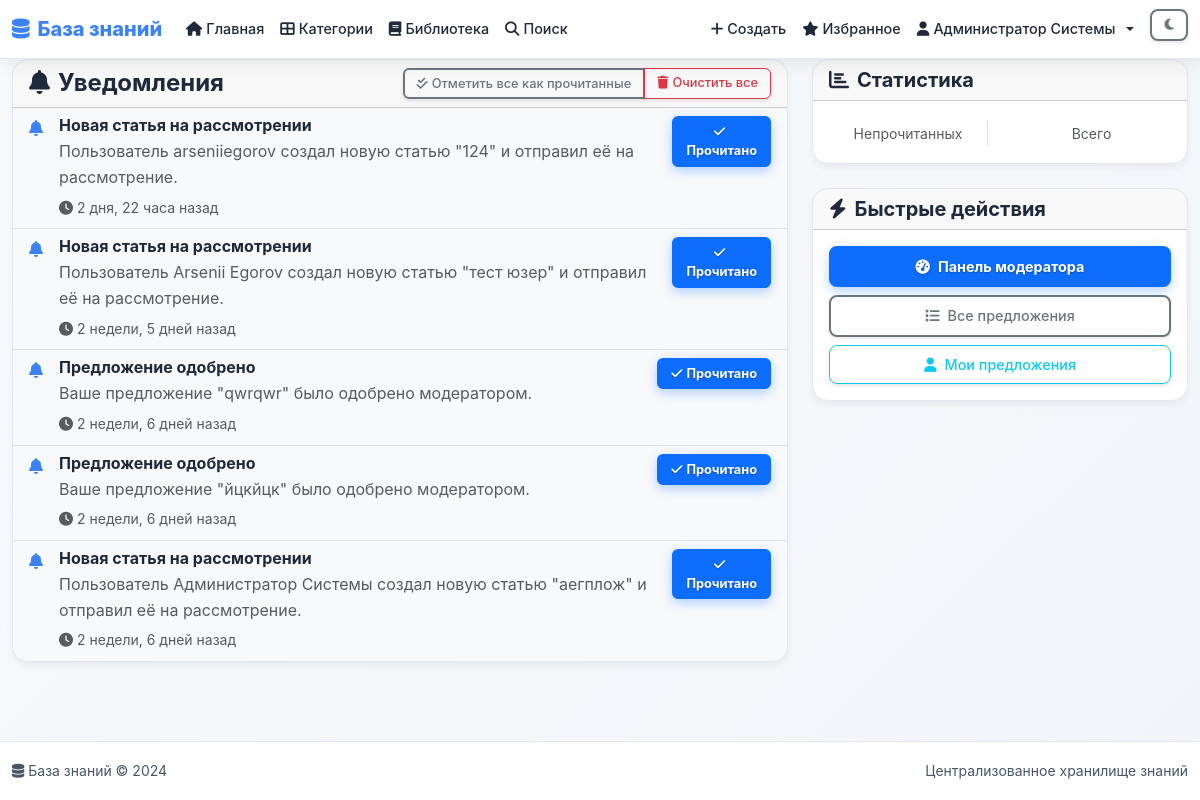
Screenshot of /moderation/notifications/ (signed in) with the database file from the repository.
### accounts/models.py (models this page shows, shortened)
class User(AbstractUser):
    ROLE_CHOICES = [
        ('user', 'Пользователь'),
        ('editor', 'Редактор'),
        ('admin', 'Администратор'),
    ]
    first_name = models.CharField(max_length=30, blank=True, verbose_name='Имя')
    last_name = models.CharField(max_length=30, blank=True, verbose_name='Фамилия')
    username = models.CharField(max_length=150, unique=True, verbose_name='Имя пользователя')
    email = models.EmailField(blank=True, verbose_name='Email')
    role = models.CharField(
        max_length=10,
        choices=ROLE_CHOICES,
        default='user',
        verbose_name='Роль'
    )
    phone = models.CharField(max_length=20, blank=True, verbose_name='Телефон')
    avatar = models.ImageField(
        upload_to='avatars/',
        blank=True,
        null=True,
        verbose_name='Аватар'
    )
    bio = models.TextField(blank=True, verbose_name='О себе')
    is_verified = models.BooleanField(default=False, verbose_name='Подтвержден')
    created_at = models.DateTimeField(auto_now_add=True, verbose_name='Дата создания')
    updated_at = models.DateTimeField(auto_now=True, verbose_name='Дата обновления')
    USERNAME_FIELD = 'username'
    REQUIRED_FIELDS = []
    class Meta:
        verbose_name = 'Пользователь'
        verbose_name_plural = 'Пользователи'
        ordering = ['-created_at']
    def get_full_name(self):
        return f"{self.first_name} {self.last_name}".strip() or self.username

### moderation/models.py (models this page shows, shortened)
class Notification(models.Model):
    NOTIFICATION_TYPES = [
        ('suggestion_approved', 'Предложение одобрено'),
        ('suggestion_rejected', 'Предложение отклонено'),
        ('suggestion_needs_revision', 'Предложение требует доработки'),
        ('new_suggestion', 'Новое предложение'),
        ('moderation_required', 'Требуется модерация'),
        ('system', 'Системное уведомление'),
    ]
    user = models.ForeignKey(User, on_delete=models.CASCADE, related_name='notifications')
    notification_type = models.CharField('Тип уведомления', max_length=30, choices=NOTIFICATION_TYPES)
    title = models.CharField('Заголовок', max_length=200)
    message = models.TextField('Сообщение')
    is_read = models.BooleanField('Прочитано', default=False)
    created_at = models.DateTimeField('Создано', auto_now_add=True)
    suggestion = models.ForeignKey(ContentSuggestion, on_delete=models.CASCADE, null=True, blank=True)
    class Meta:
        verbose_name = 'Уведомление'
        verbose_name_plural = 'Уведомления'
        ordering = ['-created_at']

### moderation/views.py (the view)
# urls.py: path('notifications/', views.notifications, name='notifications'),
@login_required
def notifications(request):
    notifications = Notification.objects.filter(
        user=request.user
    ).order_by('-created_at')
    paginator = Paginator(notifications, 20)
    page_number = request.GET.get('page')
    page_obj = paginator.get_page(page_number)
    context = {
        'page_obj': page_obj,
        'notifications': page_obj,
    }
    return render(request, 'moderation/notifications.html', context)

### templates/moderation/notifications.html (shortened to what this page needs)
{% extends 'base.html' %}
{% load static %}
{% block content %}
<div class="container">
    <div class="row">
        <div class="col-lg-8">
            <div class="card">
                <div class="card-header d-flex justify-content-between align-items-center">
                    <h4 class="mb-0">
                        <i class="fas fa-bell me-2"></i>Уведомления
                    </h4>
                    <div class="btn-group" role="group">
                        <a href="{% url 'moderation:mark_all_read' %}" class="btn btn-outline-secondary btn-sm">
                            <i class="fas fa-check-double me-1"></i>Отметить все как прочитанные
                        </a>
                        <a href="{% url 'moderation:clear_all' %}" class="btn btn-outline-danger btn-sm">
                            <i class="fas fa-trash me-1"></i>Очистить все
                        </a>
                    </div>
                </div>
                <div class="card-body p-0">
                    {% if notifications %}
                    <div class="list-group list-group-flush">
                        {% for notification in notifications %}
                        <div class="list-group-item {% if not notification.is_read %}bg-light{% endif %}">
                            <div class="d-flex align-items-start">
                                <div class="me-3">
                                    {% if notification.type == 'suggestion' %}
                                        <i class="fas fa-lightbulb text-warning"></i>
                                    {% elif notification.type == 'comment' %}
                                        <i class="fas fa-comment text-info"></i>
                                    {% elif notification.type == 'approval' %}
                                        <i class="fas fa-check text-success"></i>
                                    {% elif notification.type == 'rejection' %}
                                        <i class="fas fa-times text-danger"></i>
                                    {% else %}
                                        <i class="fas fa-bell text-primary"></i>
                                    {% endif %}
                                </div>
                                <div class="flex-grow-1">
                                    <h6 class="mb-1">{{ notification.title }}</h6>
                                    <p class="mb-1 text-muted">{{ notification.message }}</p>
                                    <small class="text-muted">
                                        <i class="fas fa-clock me-1"></i>{{ notification.created_at|timesince }} назад
                                    </small>
                                </div>
                                <div class="ms-3">
                                    {% if not notification.is_read %}
                                    <a href="{% url 'moderation:mark_read' notification.id %}"
                                       class="btn btn-outline-primary btn-sm">
                                        <i class="fas fa-check me-1"></i>Прочитано
                                    </a>
                                    {% endif %}
                                </div>
                            </div>
                        </div>
                        {% endfor %}
                    </div>
                    {% else %}
                    <div class="text-center py-5">
                        <i class="fas fa-bell-slash fa-3x text-muted mb-3"></i>
                        <h5>Нет уведомлений</h5>
                        <p class="text-muted">У вас пока нет новых уведомлений</p>
                    </div>
                    {% endif %}
                </div>
            </div>
        </div>
        <div class="col-lg-4">
            <div class="card mb-4">
                <div class="card-header">
                    <h5 class="mb-0">
                        <i class="fas fa-chart-bar me-2"></i>Статистика
                    </h5>
                </div>
                <div class="card-body">
                    <div class="row text-center">
                        <div class="col-6">
                            <div class="border-end">
                                <small class="text-muted">Непрочитанных</small>
                            </div>
                        </div>
                        <div class="col-6">
                            <small class="text-muted">Всего</small>
                        </div>
                    </div>
                </div>
            </div>
            <div class="card">
                <div class="card-header">
                    <h5 class="mb-0">
                        <i class="fas fa-bolt me-2"></i>Быстрые действия
                    </h5>
                </div>
                <div class="card-body">
                    <div class="d-grid gap-2">
                        <a href="{% url 'moderation:dashboard' %}" class="btn btn-outline-primary">
                            <i class="fas fa-tachometer-alt me-2"></i>Панель модератора
                        </a>
                        <a href="{% url 'moderation:suggestion_list' %}" class="btn btn-outline-secondary">
                            <i class="fas fa-list me-2"></i>Все предложения
                        </a>
                        <a href="{% url 'moderation:my_suggestions' %}" class="btn btn-outline-info">
                            <i class="fas fa-user me-2"></i>Мои предложения
                        </a>
                    </div>
                </div>
            </div>
        </div>
    </div>
</div>
{% endblock %}

### templates/base.html (shortened to what this page needs)
<!DOCTYPE html>
<html lang="ru" data-bs-theme="light">
<head>
    {% load static %}
    <link href="https://cdn.jsdelivr.net/npm/bootstrap@5.3.0/dist/css/bootstrap.min.css" rel="stylesheet">
    <link href="https://cdnjs.cloudflare.com/ajax/libs/font-awesome/6.4.0/css/all.min.css" rel="stylesheet">
    <link href="{% static 'css/prosemirror.css' %}" rel="stylesheet">
</head>
<body>
    <nav class="navbar navbar-expand-lg navbar-light">
        <div class="container">
            <a class="navbar-brand" href="{% url 'knowledge:home' %}">
                <i class="fas fa-database me-2"></i>База знаний
            </a>
            <div class="collapse navbar-collapse" id="navbarNav">
                <ul class="navbar-nav me-auto">
                    <li class="nav-item">
                        <a class="nav-link" href="{% url 'knowledge:home' %}">
                            <i class="fas fa-home me-1"></i>Главная
                        </a>
                    </li>
                    <li class="nav-item">
                        <a class="nav-link" href="{% url 'knowledge:category_list' %}">
                            <i class="fas fa-th-large me-1"></i>Категории
                        </a>
                    </li>
                    <li class="nav-item">
                        <a class="nav-link" href="{% url 'books:book_list' %}">
                            <i class="fas fa-book me-1"></i>Библиотека
                        </a>
                    </li>
                    <li class="nav-item">
                        <a class="nav-link" href="{% url 'knowledge:search' %}">
                            <i class="fas fa-search me-1"></i>Поиск
                        </a>
                    </li>
                </ul>
                <ul class="navbar-nav">
                    {% if user.is_authenticated %}
                        <li class="nav-item">
                            <a class="nav-link" href="{% url 'knowledge:create_article' %}" title="Создать статью">
                                <i class="fas fa-plus me-1"></i>Создать
                            </a>
                        </li>
                        <li class="nav-item">
                            <a class="nav-link" href="{% url 'knowledge:my_favorites' %}" title="Избранное">
                                <i class="fas fa-star me-1"></i>Избранное
                            </a>
                        </li>
                        <li class="nav-item dropdown">
                            <a class="nav-link dropdown-toggle" href="#" id="navbarDropdown" role="button" data-bs-toggle="dropdown" aria-expanded="false">
                                <i class="fas fa-user me-1"></i>{{ user.get_full_name|default:user.username }}
                            </a>
                        </li>
                        <li class="nav-item">
                            <button class="btn btn-outline-secondary btn-sm ms-2" id="theme-toggle" title="Переключить тему">
                                <i class="fas fa-moon" id="theme-icon"></i>
                            </button>
                        </li>
                    {% endif %}
                </ul>
            </div>
        </div>
    </nav>
    <main class="main-content">
        {% block content %}{% endblock %}
    </main>
    <footer class="footer">
        <div class="container-fluid">
            <div class="row align-items-center">
                <div class="col-md-6">
                    <small><i class="fas fa-database me-1"></i>База знаний &copy; 2024</small>
                </div>
                <div class="col-md-6 text-end">
                    <small>Централизованное хранилище знаний</small>
                </div>
            </div>
        </div>
    </footer>
</body>
</html>

### rows the page displays
User: get_full_name "Администратор Системы"
Notification: title "Новая статья на рассмотрении", message "Пользователь arseniiegorov создал новую статью \"124\" и отправил её на рассмотрение.", created_at "2 дня, 22 часа", is_read False (drawn)
Notification: title "Новая статья на рассмотрении", message "Пользователь Arsenii Egorov создал новую статью \"тест юзер\" и отправил её на рассмотрение.", created_at "2 недели, 5 дней", is_read False (drawn)
Notification: title "Предложение одобрено", message "Ваше предложение \"qwrqwr\" было одобрено модератором.", created_at "2 недели, 6 дней", is_read False (drawn)
Notification: title "Предложение одобрено", message "Ваше предложение \"йцкйцк\" было одобрено модератором.", created_at "2 недели, 6 дней", is_read False (drawn)
Notification: title "Новая статья на рассмотрении", message "Пользователь Администратор Системы создал новую статью \"аегплож\" и отправил её на рассмотрение.", created_at "2 недели, 6 дней", is_read False (drawn)
